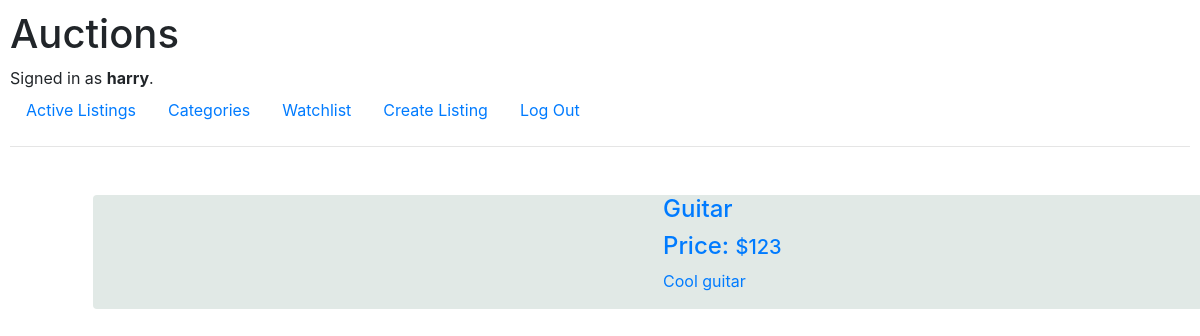
Before: /watchlist (signed in) with the older database file.
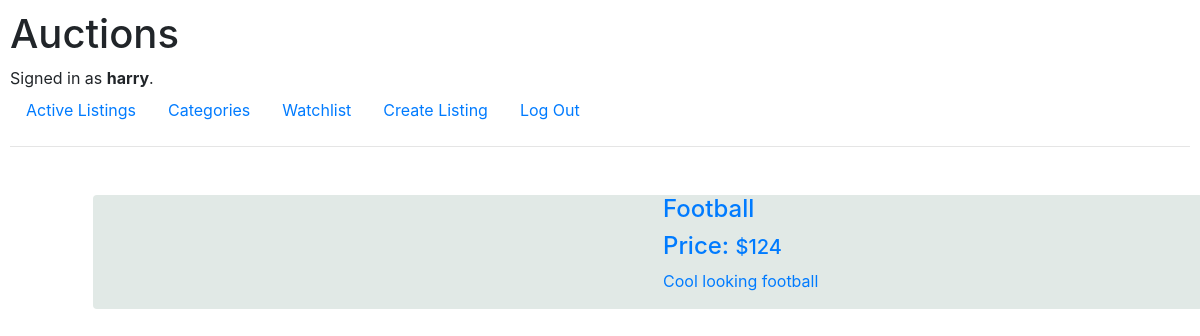
After: the same page with the newer database file.
### auctions/models.py (models this page shows, shortened)
class watchlist(models.Model):
    item = models.ForeignKey(Listing,on_delete=models.CASCADE,unique=True,related_name="watchlist" )
    user = models.ForeignKey(User,on_delete=models.CASCADE,related_name="watchlists" ,default="0")

class Listing(models.Model):
    title = models.CharField(max_length=64)
    description = models.CharField(max_length=150)
    starting_bid = models.IntegerField()
    image_link = models.CharField(max_length=400)
    Category = (('Fashion', 'Fashion'),('Toys','Toys'),('Electronics','Electronics'),('Home','Home'),('Health', 'Health'),('Sports','Sports'))
    category = models.CharField(max_length=200,null=True, choices=Category)
    user = models.ForeignKey(User,on_delete=models.CASCADE,related_name="Products")
    active_category=(('Active','Active'),('Close','Close'))
    active = models.CharField(max_length=200,null=True, choices=active_category,default="Active")

### auctions/views.py (the view)
# urls.py: path("watchlist", views.Watchlist, name="watchlist"),
def Watchlist(request):
    context ={"watchlists": watchlist.objects.filter(user=request.user.id)}
    return render(request,"auctions/watchlist.html",context)

### auctions/templates/auctions/watchlist.html (shortened to what this page needs)
{% extends "auctions/layout.html" %}
{% block body %}
<div class="container">
    {% for list in watchlists%}
    <a href="{% url 'listing_page' list.item.id %}">
    <div class="container m-5 " >
        <div class="row  rounded d-flex align-items-center" style="background-color: rgb(225, 233, 230);" >
            <div class="col d-flex-column-reverse  ">
                <h4>{{list.item.title}}</h4>
                <h4>Price: <span class="h5">${{list.item.starting_bid}}</span></h4>
                <p>{{list.item.description}}</p>
            </div>
        </div>
    </a>
    </div>
    {% endfor %}
{% endblock %}

Changed rows visible on the page:
removed watchlist: item "Guitar", item.starting_bid "123", item.description "Cool guitar"
added watchlist: item "Football", item.starting_bid "124", item.description "Cool looking football"
